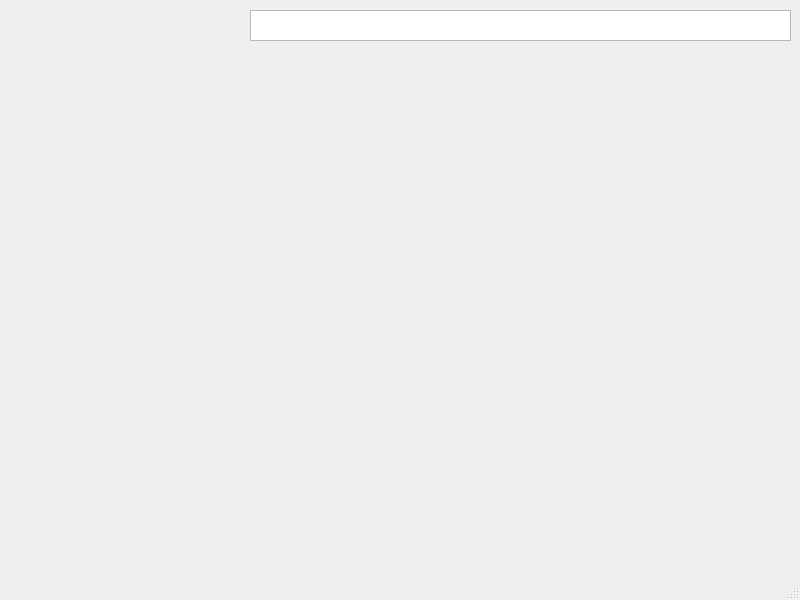
<?xml version="1.0" encoding="UTF-8"?>
<ui version="4.0">
 <class>MainWindow</class>
 <widget class="QMainWindow" name="MainWindow">
  <property name="geometry">
   <rect>
    <x>0</x>
    <y>0</y>
    <width>800</width>
    <height>600</height>
   </rect>
  </property>
  <property name="windowTitle">
   <string>MainWindow</string>
  </property>
  <widget class="QWidget" name="centralwidget">
   <widget class="QTextEdit" name="commandsInput_textEdit">
    <property name="geometry">
     <rect>
      <x>250</x>
      <y>10</y>
      <width>541</width>
      <height>31</height>
     </rect>
    </property>
   </widget>
   <widget class="QLabel" name="commandsOutput_label">
    <property name="geometry">
     <rect>
      <x>250</x>
      <y>50</y>
      <width>531</width>
      <height>311</height>
     </rect>
    </property>
    <property name="layoutDirection">
     <enum>Qt::LeftToRight</enum>
    </property>
    <property name="text">
     <string/>
    </property>
    <property name="alignment">
     <set>Qt::AlignLeading|Qt::AlignLeft|Qt::AlignTop</set>
    </property>
   </widget>
   <widget class="QLabel" name="greetingsUser_label">
    <property name="geometry">
     <rect>
      <x>10</x>
      <y>10</y>
      <width>231</width>
      <height>41</height>
     </rect>
    </property>
    <property name="text">
     <string/>
    </property>
   </widget>
  </widget>
  <widget class="QMenuBar" name="menubar">
   <property name="geometry">
    <rect>
     <x>0</x>
     <y>0</y>
     <width>800</width>
     <height>20</height>
    </rect>
   </property>
  </widget>
  <widget class="QStatusBar" name="statusbar"/>
 </widget>
 <resources/>
 <connections/>
</ui>
